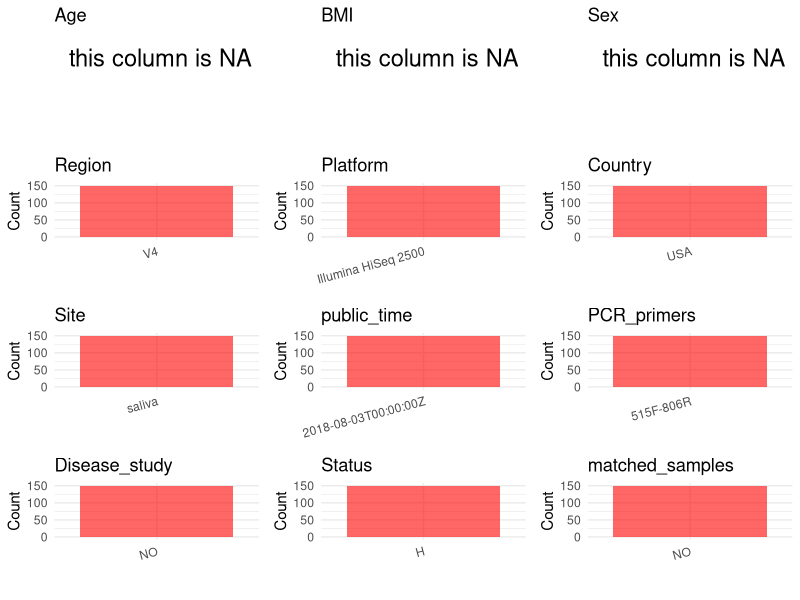

The R source for this figure: (Note: this script raises an error after producing the figure.)
## ---- chunk 1
# Load necessary libraries
library(dplyr)
library(ggplot2)
library(cowplot)

# Set working directory (update this path to your local directory)
setwd("D:/metadata/PRJEB23323")

# Read the initial metadata files
initial_meta<-read.csv("SraRunTable.csv",header = T)

# Combine the two metadata files
#meta <- rbind(initial_meta, initial_meta1)

#Remove entries non-oral samples
#initial_meta <- subset(initial_meta,isolate %in% c("saliva","tongue coat"))

# Check the number of samples containing "HT" in Sample.Name (e.g., healthy controls)
#nrow(subset(meta, grepl("HT", Sample.Name)))

# Display the first few rows of the metadata
head(initial_meta)
## ---- chunk 2
# Create a uniform metadata dataframe
metadata <- data.frame(
  BioProject = initial_meta$BioProject,
  Run = initial_meta$Run,
  sample_name = initial_meta$Sample.Name,
  Age = NA,
  BMI = NA,
  Sex=NA,
  Region = "V4",
  Platform = initial_meta$Instrument,
  Country = initial_meta$geo_loc_name_country,
  Site = initial_meta$env_material,
  public_time = initial_meta$ReleaseDate,
  stringsAsFactors = FALSE
)
## ---- chunk 3
# Add information obtained from the publication
metadata$PCR_primers <- "515F-806R"
metadata$title <- "Comparison of Oral Collection Methods for Studies of Microbiota"
metadata$Disease_study <- "NO"
# Assign disease status based on sample_name patterns
metadata$Status<-"H"

metadata$matched_samples <- "NO"
## ---- chunk 4
# Check the number of unique runs and sample names
print(paste("Number of unique runs:", length(unique(metadata$Run))))
print(paste("Number of unique sample names:", length(unique(metadata$sample_name))))
## ---- chunk 5
# Select columns for visualization
plot_data <- metadata %>%
  select(-BioProject, -Run, -sample_name, -title)

# Function to create simple plots for each column
create_simple_plots <- function(data) {
  plots <- list()
  
  for (col in colnames(data)) {
    # Check if the column is all NA
    if (all(is.na(data[[col]]))) {
      # Create an empty plot with text indicating all NA
      p <- ggplot() +
        annotate("text", x = 0.5, y = 0.5, label = "this column is NA", size = 6) +
        labs(title = col) +
        theme_void()
    } else if (is.numeric(data[[col]])) {
      # Numeric variable: histogram
      p <- ggplot(data, aes(x = .data[[col]])) +
        geom_histogram(fill = "blue", alpha = 0.6, bins = 20, na.rm = TRUE) +
        labs(title = col) +
        theme_minimal()
    } else {
      # Categorical variable: bar plot (remove NA values)
      count_data <- as.data.frame(table(data[[col]], useNA = "ifany"))
      p <- ggplot(count_data, aes(x = reorder(Var1, -Freq), y = Freq)) +
        geom_col(fill = "red", alpha = 0.6) +
        labs(title = col, x = NULL, y = "Count") +
        theme_minimal() +
        theme(axis.text.x = element_text(angle = 15, hjust = 1))
    }
    plots[[col]] <- p
  }
  
  return(plots)
}

# Generate and arrange plots
plots <- create_simple_plots(plot_data)
p<-plot_grid(plots$Age, 
          plots$BMI, 
          plots$Sex, 
          plots$Region, 
          plots$Platform, 
          plots$Country, 
          plots$Site,
          plots$public_time, 
          plots$PCR_primers,
          plots$Disease_study,
          plots$Status,
          plots$matched_samples,# add 
          ncol = 3, align = "hv", axis = "lb")
ggsave("Metadata_Summary.png", plot = p, width = 8, height = 6, dpi = 150)
## ---- chunk 6
knitr::include_graphics("metadata_summary.png")
## ---- chunk 7
# Reorder columns to match the desired format
metadata <- metadata[, c(
  "BioProject", "Run", "sample_name", "Age", "BMI", "Sex", 
  "Region", "Platform", "Country", "Site", "public_time", 
  "PCR_primers", "title", "Disease_study", "Status","matched_samples"
)]

# Export the uniform metadata to a CSV file
write.csv(metadata, file = "metadata.csv", quote = TRUE)
head(metadata)
